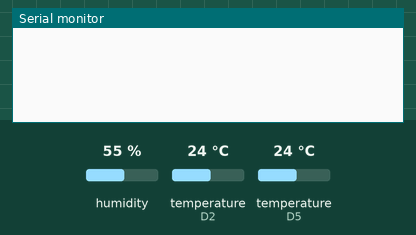
This sketch was run on a simulated ESP8266 (NodeMCU). On the bench: the last lines printed to the serial monitor. The inputs (shaded band) are chosen by the test bench; at power-on: temperature (sensors on D2, D5) 24 °C, humidity 55 %. WiFi joins after 1.5 s; servers stay silent unless stated.

Above: at 3.0 s.
3.1 s: temperature (sensor on D2) set to 41 °C
At 10.3 s:
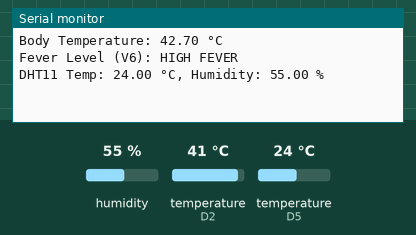
11.1 s: temperature (sensor on D2) set to 12 °C
At 15.7 s:
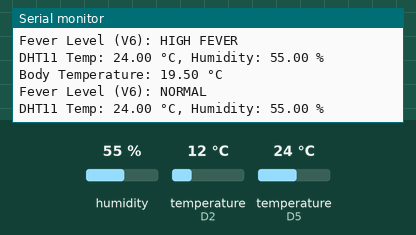
20.8 s: temperature (sensor on D2) set to 37 °C
At 25.2 s:
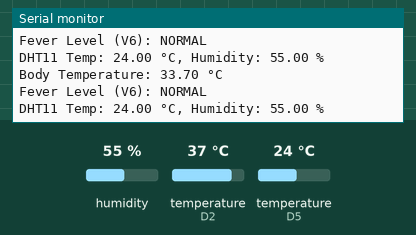
34.8 s: humidity set to 22 %
At 35.3 s:
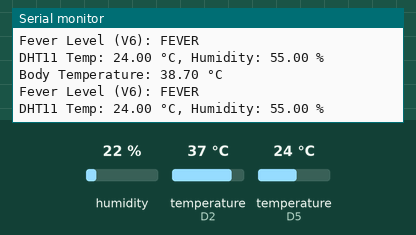
36.3 s: temperature (sensor on D2) set to 35 °C
At 39.9 s:
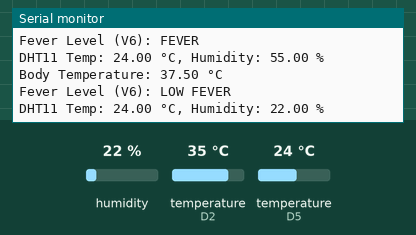
40.2 s: temperature (sensor on D5) set to 12 °C
Timing chart, 0 to 42.7 s (numbered marks = the images above; inputs shaded):
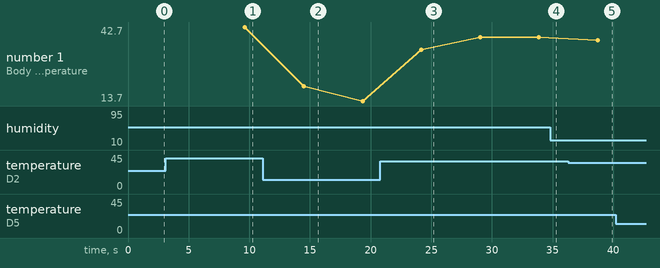

Measured:
- after the input at 3.1 s, the serial monitor: prints a new line after 6.5 s (image 1)
- after the input at 11.1 s, the serial monitor: prints a new line after 3.4 s (image 2)
- after the input at 20.8 s, the serial monitor: prints a new line after 3.4 s (image 3)
- after the input at 36.3 s, the serial monitor: prints a new line after 2.4 s (image 5)
- plotted number 1: 42.7 → 13.7 after the input at 11.1 s, 13.7 → 38.7 after the input at 20.8 s, 38.7 → 37.5 after the input at 36.3 s

The sketch:

Temprature_measure.ino
```cpp
#define BLYNK_TEMPLATE_ID "TMPL3kh0PxJyc"
#define BLYNK_TEMPLATE_NAME "TEMPERATURE MONITORING"
#define BLYNK_AUTH_TOKEN "3euxu3DRRLb-rqyrH6n0CpPaAIxo9sil"

#include <ESP8266WiFi.h>
#include <BlynkSimpleEsp8266.h>
#include <OneWire.h>
#include <DallasTemperature.h>
#include <DHT.h>

char ssid[] = "elias";
char pass[] = "123elias";

// DS18B20 Body Temperature
#define ONE_WIRE_BUS D2
OneWire oneWire(ONE_WIRE_BUS);
DallasTemperature sensors(&oneWire);
#define TEMP_OFFSET 1.7  // Adjust for calibration

// DHT11 (Ambient)
#define DHTPIN D5
#define DHTTYPE DHT11
DHT dht(DHTPIN, DHTTYPE);

BlynkTimer timer;

void sendSensorData() {
  // --- DS18B20 Body Temperature ---
  float sumTemp = 0;
  const int readings = 5;
  for (int i = 0; i < readings; i++) {
    sensors.requestTemperatures();
    float tempC = sensors.getTempCByIndex(0);
    sumTemp += tempC;
    delay(200);
  }
  float bodyTemp = (sumTemp / readings) + TEMP_OFFSET;

  Serial.print("Body Temperature: ");
  Serial.print(bodyTemp);
  Serial.println(" °C");

  Blynk.virtualWrite(V2, bodyTemp);

  // --- Health Status ---
  String status;
  if (bodyTemp < 36.0) {
    status = "Low Temperature ❄";
  }
  else if (bodyTemp >= 36.0 && bodyTemp <= 37.5) {
    status = "Normal 😊";
  }
  else {
    status = "Fever 🔥";
  }
  Blynk.virtualWrite(V3, status);

  // --- Fever Level Output (V6) ---
  String feverLevel;
  if (bodyTemp <= 37.2) {
    feverLevel = "NORMAL";
  } else if (bodyTemp <= 38.0) {
    feverLevel = "LOW FEVER";
  } else if (bodyTemp <= 39.0) {
    feverLevel = "FEVER";
  } else {
    feverLevel = "HIGH FEVER";
  }

  Blynk.virtualWrite(V6, feverLevel);

  Serial.print("Fever Level (V6): ");
  Serial.println(feverLevel);

  // --- DHT11 Ambient Data ---
  float h = dht.readHumidity();
  float t = dht.readTemperature();

  if (isnan(h) || isnan(t)) {
    Serial.println("Failed to read from DHT11 sensor!");
    return;
  }

  Serial.print("DHT11 Temp: ");
  Serial.print(t);
  Serial.print(" °C, Humidity: ");
  Serial.print(h);
  Serial.println(" %");

  Blynk.virtualWrite(V4, t);
  Blynk.virtualWrite(V5, h);
}

void setup() {
  Serial.begin(115200);
  sensors.begin();
  dht.begin();

  Blynk.begin(BLYNK_AUTH_TOKEN, ssid, pass);
  timer.setInterval(3000L, sendSensorData);
}

void loop() {
  Blynk.run();
  timer.run();
}
```
